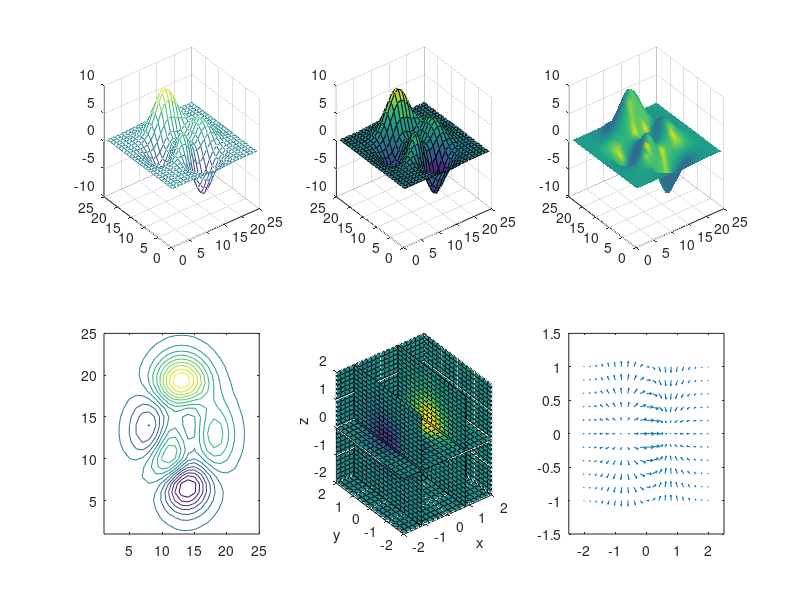

Write the MATLAB code that produced this figure.
z = peaks(25);
subplot(2,3,1);
mesh(z)

z = peaks(25);
subplot(2,3,2);
surf(z)

subplot(2,3,3);
surfl(z)
colormap(pink)    % change color map
shading interp    % interpolate colors across lines and faces
subplot(2,3,4);

contour(z,16)
colormap default    % change color map

subplot(2,3,5);

x = -2:.2:2;
y = -2:.25:2;
z = -2:.16:2;

[x,y,z] = meshgrid(x,y,z);
v = x.*exp(-x.^2-y.^2-z.^2);

xslice = [-1.2,.8,2];    % location of y-z planes
yslice = 2;              % location of x-z plane
zslice = [-2,0];         % location of x-y planes

slice(x,y,z,v,xslice,yslice,zslice)
xlabel('x')
ylabel('y')
zlabel('z')

subplot(2,3,6);
x = -2:.2:2; 
y = -1:.2:1;

[xx,yy] = meshgrid(x,y);
zz = xx.*exp(-xx.^2-yy.^2);
[px,py] = gradient(zz,.2,.2);

quiver(x,y,px,py)
xlim([-2.5 2.5])    % set limits of x axis